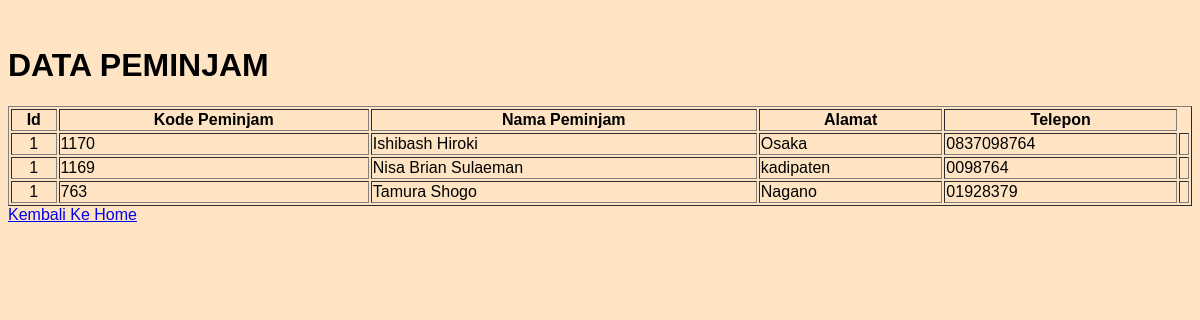
Screenshot of /interface/datapeminjam.php with the database file from the repository.
### tables this page shows
CREATE TABLE IF NOT EXISTS `peminjam` (
  `id` int(11) NOT NULL,
  `kode_peminjam` varchar(5) NOT NULL,
  `nama_peminjam` varchar(35) NOT NULL,
  `alamat` varchar(100) NOT NULL,
  `telepon` varchar(20) NOT NULL,
  PRIMARY KEY (`id`),
  KEY `kode_peminjam_2` (`kode_peminjam`)
);

### interface/datapeminjam.php (the view, shortened to what this page needs)
<!DOCTYPE html>
<html>
<head>
	<link rel="stylesheet" type="text/css" href="style.css">
</head>
<body>
	<br/>
	<h1>DATA PEMINJAM</h1>
	<div class="table">
		<table border="1px" width="100%" height="7%">
			<tr>
				<th>Id</th>
				<th>Kode Peminjam</th>
				<th>Nama Peminjam</th>
				<th>Alamat</th>
				<th>Telepon</th>
			</tr>
		<?php
$peminjam = mysql_query("select * from Peminjam");
$no = 1;
while($data=mysql_fetch_array($peminjam)){
?>
		<tr>
				<td align="center"><?php echo $no?></td>
				<td><?php echo $data['kode_peminjam'];?></td>
				<td><?php echo $data['nama_peminjam'];?></td>
				<td><?php echo $data['alamat'];?></td>
				<td><?php echo $data['telepon'];?></td>
				<td align="center">
		</tr>
		<?php } ?>
	</table>
	<tr>
		<th><a class="tombol" href="homeperpus.php">Kembali Ke Home</a></th>
	</tr>
</body>
</html>

### interface/style.css (style rules this page uses)
body { background-color:#ffe4c4; font-size:16px color:#ffe4e1; font-family: sans-serif; }

### rows the page displays
peminjam: kode_peminjam "1170", nama_peminjam "Ishibash Hiroki", alamat "Osaka", telepon "0837098764"
peminjam: kode_peminjam "1169", nama_peminjam "Nisa Brian Sulaeman", alamat "kadipaten", telepon "0098764"
peminjam: kode_peminjam "763", nama_peminjam "Tamura Shogo", alamat "Nagano", telepon "01928379"
